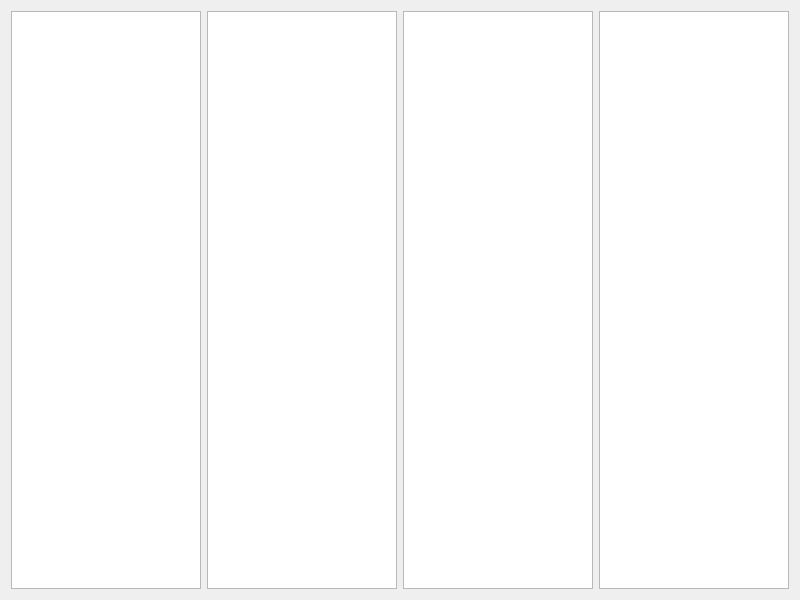
<?xml version="1.0" encoding="UTF-8"?>
<ui version="4.0">
 <class>frmNavListView</class>
 <widget class="QWidget" name="frmNavListView">
  <property name="geometry">
   <rect>
    <x>0</x>
    <y>0</y>
    <width>800</width>
    <height>600</height>
   </rect>
  </property>
  <property name="windowTitle">
   <string>Form</string>
  </property>
  <layout class="QGridLayout" name="gridLayout">
   <item row="0" column="0">
    <widget class="NavListView" name="listView1">
     <property name="infoVisible">
      <bool>false</bool>
     </property>
    </widget>
   </item>
   <item row="0" column="3">
    <widget class="NavListView" name="listView4">
     <property name="infoVisible">
      <bool>false</bool>
     </property>
     <property name="lineVisible">
      <bool>false</bool>
     </property>
     <property name="icoColorBg">
      <bool>true</bool>
     </property>
     <property name="icoStyle">
      <enum>NavListView::IcoStyle_Triangle</enum>
     </property>
     <property name="colorLine">
      <color>
       <red>32</red>
       <green>53</green>
       <blue>74</blue>
      </color>
     </property>
     <property name="colorBgNormal">
      <color>
       <red>52</red>
       <green>73</green>
       <blue>94</blue>
      </color>
     </property>
     <property name="colorBgSelected">
      <color>
       <red>24</red>
       <green>189</green>
       <blue>155</blue>
      </color>
     </property>
     <property name="colorBgHover">
      <color alpha="150">
       <red>24</red>
       <green>189</green>
       <blue>155</blue>
      </color>
     </property>
     <property name="colorTextNormal">
      <color>
       <red>254</red>
       <green>255</green>
       <blue>255</blue>
      </color>
     </property>
     <property name="colorTextSelected">
      <color>
       <red>252</red>
       <green>252</green>
       <blue>252</blue>
      </color>
     </property>
     <property name="colorTextHover">
      <color>
       <red>0</red>
       <green>0</green>
       <blue>0</blue>
      </color>
     </property>
    </widget>
   </item>
   <item row="0" column="1">
    <widget class="NavListView" name="listView2">
     <property name="infoVisible">
      <bool>false</bool>
     </property>
     <property name="colorLine">
      <color>
       <red>255</red>
       <green>255</green>
       <blue>255</blue>
      </color>
     </property>
     <property name="colorBgNormal">
      <color>
       <red>238</red>
       <green>238</green>
       <blue>238</blue>
      </color>
     </property>
     <property name="colorBgSelected">
      <color>
       <red>255</red>
       <green>69</green>
       <blue>0</blue>
      </color>
     </property>
     <property name="colorBgHover">
      <color>
       <red>255</red>
       <green>160</green>
       <blue>122</blue>
      </color>
     </property>
     <property name="colorTextNormal">
      <color>
       <red>10</red>
       <green>10</green>
       <blue>10</blue>
      </color>
     </property>
     <property name="colorTextSelected">
      <color>
       <red>254</red>
       <green>255</green>
       <blue>239</blue>
      </color>
     </property>
     <property name="colorTextHover">
      <color>
       <red>10</red>
       <green>10</green>
       <blue>10</blue>
      </color>
     </property>
    </widget>
   </item>
   <item row="0" column="2">
    <widget class="NavListView" name="listView3">
     <property name="infoVisible">
      <bool>false</bool>
     </property>
     <property name="colorLine">
      <color>
       <red>193</red>
       <green>193</green>
       <blue>193</blue>
      </color>
     </property>
     <property name="colorBgNormal">
      <color>
       <red>255</red>
       <green>255</green>
       <blue>255</blue>
      </color>
     </property>
     <property name="colorBgSelected">
      <color>
       <red>232</red>
       <green>236</green>
       <blue>245</blue>
      </color>
     </property>
     <property name="colorBgHover">
      <color>
       <red>242</red>
       <green>242</green>
       <blue>242</blue>
      </color>
     </property>
     <property name="colorTextNormal">
      <color>
       <red>19</red>
       <green>36</green>
       <blue>62</blue>
      </color>
     </property>
     <property name="colorTextSelected">
      <color>
       <red>19</red>
       <green>36</green>
       <blue>62</blue>
      </color>
     </property>
     <property name="colorTextHover">
      <color>
       <red>19</red>
       <green>36</green>
       <blue>62</blue>
      </color>
     </property>
    </widget>
   </item>
  </layout>
 </widget>
 <customwidgets>
  <customwidget>
   <class>NavListView</class>
   <extends>QListView</extends>
   <header>navlistview.h</header>
  </customwidget>
 </customwidgets>
 <resources/>
 <connections/>
</ui>
